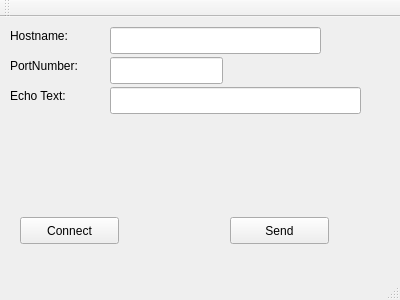
<?xml version="1.0" encoding="UTF-8"?>
<ui version="4.0">
 <class>MainWindow</class>
 <widget class="QMainWindow" name="MainWindow">
  <property name="geometry">
   <rect>
    <x>0</x>
    <y>0</y>
    <width>400</width>
    <height>300</height>
   </rect>
  </property>
  <property name="windowTitle">
   <string>MainWindow</string>
  </property>
  <widget class="QWidget" name="centralWidget">
   <widget class="QPushButton" name="_connect">
    <property name="geometry">
     <rect>
      <x>20</x>
      <y>200</y>
      <width>99</width>
      <height>27</height>
     </rect>
    </property>
    <property name="text">
     <string>Connect</string>
    </property>
   </widget>
   <widget class="QLineEdit" name="_HostName">
    <property name="geometry">
     <rect>
      <x>110</x>
      <y>10</y>
      <width>211</width>
      <height>27</height>
     </rect>
    </property>
   </widget>
   <widget class="QLabel" name="label">
    <property name="geometry">
     <rect>
      <x>10</x>
      <y>10</y>
      <width>81</width>
      <height>17</height>
     </rect>
    </property>
    <property name="text">
     <string>Hostname:</string>
    </property>
   </widget>
   <widget class="QLabel" name="label_2">
    <property name="geometry">
     <rect>
      <x>10</x>
      <y>40</y>
      <width>101</width>
      <height>17</height>
     </rect>
    </property>
    <property name="text">
     <string>PortNumber:</string>
    </property>
   </widget>
   <widget class="QLineEdit" name="_portNumber">
    <property name="geometry">
     <rect>
      <x>110</x>
      <y>40</y>
      <width>113</width>
      <height>27</height>
     </rect>
    </property>
   </widget>
   <widget class="QLabel" name="label_3">
    <property name="geometry">
     <rect>
      <x>10</x>
      <y>70</y>
      <width>101</width>
      <height>17</height>
     </rect>
    </property>
    <property name="text">
     <string>Echo Text:</string>
    </property>
   </widget>
   <widget class="QLineEdit" name="_echoText">
    <property name="geometry">
     <rect>
      <x>110</x>
      <y>70</y>
      <width>251</width>
      <height>27</height>
     </rect>
    </property>
   </widget>
   <widget class="QPushButton" name="_send">
    <property name="geometry">
     <rect>
      <x>230</x>
      <y>200</y>
      <width>99</width>
      <height>27</height>
     </rect>
    </property>
    <property name="text">
     <string>Send</string>
    </property>
   </widget>
  </widget>
  <widget class="QMenuBar" name="menuBar">
   <property name="geometry">
    <rect>
     <x>0</x>
     <y>0</y>
     <width>400</width>
     <height>25</height>
    </rect>
   </property>
  </widget>
  <widget class="QToolBar" name="mainToolBar">
   <attribute name="toolBarArea">
    <enum>TopToolBarArea</enum>
   </attribute>
   <attribute name="toolBarBreak">
    <bool>false</bool>
   </attribute>
  </widget>
  <widget class="QStatusBar" name="statusBar"/>
 </widget>
 <layoutdefault spacing="6" margin="11"/>
 <resources/>
 <connections/>
</ui>
